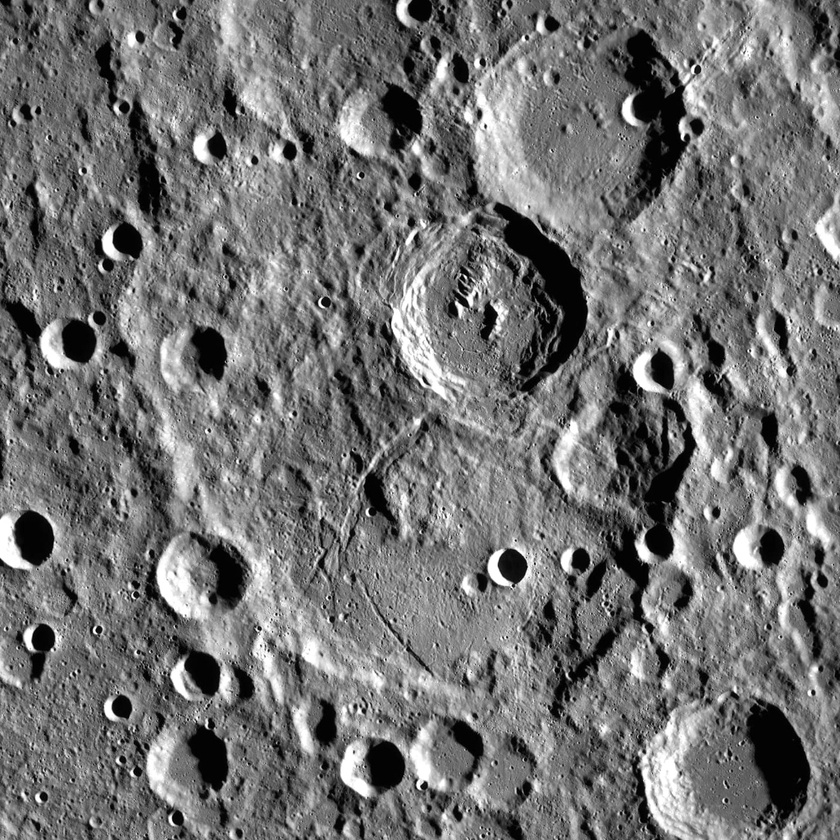
#> input picture data/sample_images/img1_highlands.jpg, 840 x 840 px, shrunk from 1024 x 1024 before the run
$ python bootstrap_dataset.py
#> lines starting #> are read from the running program, lines starting #| are printed output that depends on the picture
### env_config.py
#!/usr/bin/env python3
"""
env_config.py
=============
Central Environment Setup Module for Lunar Crater Detection.

Forces all PyTorch, Ultralytics YOLO, HuggingFace, torchvision, and system temp
files, weights, and caches to strictly reside on D: drive inside this repository.
"""

import os
import sys
from pathlib import Path

# Constrain OpenBLAS/OMP memory allocation to single-thread pools to prevent Windows memory exhaustion
os.environ["OPENBLAS_NUM_THREADS"] = "1"
os.environ["OMP_NUM_THREADS"] = "1"
os.environ["MKL_NUM_THREADS"] = "1"
os.environ["OPENCV_FOR_THREADS_NUM"] = "1"

# Add PyTorch CUDA DLL directory to DLL search path
torch_lib_path = Path(sys.prefix) / "Lib" / "site-packages" / "torch" / "lib"
if torch_lib_path.exists():
    try:
        os.add_dll_directory(str(torch_lib_path))
        os.environ["PATH"] = str(torch_lib_path) + os.pathsep + os.environ.get("PATH", "")
    except Exception:
        pass

try:
    import cv2
    cv2.setNumThreads(1)
except Exception:
    pass

# Repository root directory on D: drive
REPO_ROOT = Path(__file__).resolve().parent

# Define D: drive directory locations
CACHE_DIR = REPO_ROOT / ".cache"
CONFIG_DIR = REPO_ROOT / ".config"
TMP_DIR = REPO_ROOT / ".tmp"
DOWNLOADS_DIR = REPO_ROOT / "downloads"
DATASET_DIR = REPO_ROOT / "dataset"
WEIGHTS_DIR = REPO_ROOT / "weights"
MODELS_DIR = REPO_ROOT / "models"
RUNS_DIR = REPO_ROOT / "runs"
SAMPLE_IMAGES_DIR = REPO_ROOT / "data" / "sample_images"

# Ensure all directories exist on D: drive
for d in [
    CACHE_DIR,
    CONFIG_DIR,
    CONFIG_DIR / "ultralytics",
    CACHE_DIR / "torch",
    CACHE_DIR / "huggingface",
    TMP_DIR,
    DOWNLOADS_DIR,
    DATASET_DIR,
    WEIGHTS_DIR,
    MODELS_DIR,
    RUNS_DIR,
    SAMPLE_IMAGES_DIR,
]:
    d.mkdir(parents=True, exist_ok=True)

# Constrain OpenBLAS/OMP memory allocation to single-thread pools to prevent Windows memory exhaustion
os.environ["OPENBLAS_NUM_THREADS"] = "1"
os.environ["OMP_NUM_THREADS"] = "1"
os.environ["MKL_NUM_THREADS"] = "1"

# Set environment variables BEFORE importing torch / ultralytics
os.environ["ULTRALYTICS_CONFIG_DIR"] = str((CONFIG_DIR / "ultralytics").resolve())
os.environ["YOLO_CONFIG_DIR"] = str((CONFIG_DIR / "ultralytics").resolve())
os.environ["TORCH_HOME"] = str((CACHE_DIR / "torch").resolve())
os.environ["HF_HOME"] = str((CACHE_DIR / "huggingface").resolve())
os.environ["TMPDIR"] = str(TMP_DIR.resolve())
os.environ["TEMP"] = str(TMP_DIR.resolve())
os.environ["TMP"] = str(TMP_DIR.resolve())

# Try to configure Ultralytics settings if installed
try:
    from ultralytics import settings
    settings.update({
        "datasets_dir": str(DATASET_DIR.resolve()).replace("\\", "/"),
        "weights_dir": str(WEIGHTS_DIR.resolve()).replace("\\", "/"),
        "runs_dir": str(RUNS_DIR.resolve()).replace("\\", "/"),
    })
#> (this line was passed over: ultralytics is not available in this run)
except Exception:
    pass

print(f"[ENV OK] All caches, downloads & temp paths redirected to D: drive workspace ({REPO_ROOT})")

### bootstrap_dataset.py
import cv2
import numpy as np
import os
import yaml
from pathlib import Path
import env_config

def detect_perfect_craters_algorithmic(img_path):
    """Uses classical computer vision to detect perfect circles (craters) on real lunar terrain."""
    if "ch2_iir" in img_path.name.lower():
        print(f"[WARN] Skipping unsupported IIRS instrument file '{img_path.name}' (IIRS hyperspectral data is unsuitable for crater bounding box detection).")
        return None, []
    img = cv2.imread(str(img_path))
    gray = cv2.cvtColor(img, cv2.COLOR_BGR2GRAY)

    # Enhance contrast (CLAHE) for better rim detection
    clahe = cv2.createCLAHE(clipLimit=2.0, tileGridSize=(8,8))
    enhanced = clahe.apply(gray)

    # Bilateral filter to preserve edges but remove noise
    blur = cv2.bilateralFilter(enhanced, 9, 75, 75)

    # Detect circles using Hough Transform (highly accurate for perfect craters)
    circles = cv2.HoughCircles(
        blur, cv2.HOUGH_GRADIENT, dp=1.2, minDist=30,
        param1=50, param2=30, minRadius=10, maxRadius=100
    )

    bboxes = []
    if circles is not None:
        circles = np.round(circles[0, :]).astype("int")
        for (x, y, r) in circles:
            # Ensure crater is fully within image bounds
            if x - r > 0 and y - r > 0 and x + r < img.shape[1] and y + r < img.shape[0]:
                bboxes.append([x - r, y - r, x + r, y + r])

    return img, bboxes

def create_yolo_tiles(img, bboxes, tile_size, output_dir, prefix, split):
    img_h, img_w = img.shape[:2]
    img_out_dir = output_dir / "images" / split
    lbl_out_dir = output_dir / "labels" / split

    img_out_dir.mkdir(parents=True, exist_ok=True)
    lbl_out_dir.mkdir(parents=True, exist_ok=True)

    tile_id = 0
    stride = tile_size // 2 # 50% overlap for dense training

    for y_start in range(0, img_h - tile_size + 1, stride):
        for x_start in range(0, img_w - tile_size + 1, stride):
            x_end = x_start + tile_size
            y_end = y_start + tile_size

            tile_img = img[y_start:y_end, x_start:x_end]
            tile_labels = []

            # Find bboxes fully inside this tile
            for (bx1, by1, bx2, by2) in bboxes:
                # Check intersection
                ix1 = max(x_start, bx1)
                iy1 = max(y_start, by1)
                ix2 = min(x_end, bx2)
                iy2 = min(y_end, by2)

                if ix1 < ix2 and iy1 < iy2:
                    # Keep only if mostly inside the tile (to avoid cut-off craters)
                    orig_area = (bx2 - bx1) * (by2 - by1)
                    inter_area = (ix2 - ix1) * (iy2 - iy1)
                    if inter_area / orig_area > 0.8:
                        # Normalize coordinates for YOLO
                        n_cx = ((ix1 + ix2) / 2.0 - x_start) / tile_size
                        n_cy = ((iy1 + iy2) / 2.0 - y_start) / tile_size
                        n_w = (ix2 - ix1) / tile_size
                        n_h = (iy2 - iy1) / tile_size

                        # Clip to 0-1
                        n_cx = max(0.0, min(1.0, n_cx))
                        n_cy = max(0.0, min(1.0, n_cy))
                        n_w = max(0.0, min(1.0, n_w))
                        n_h = max(0.0, min(1.0, n_h))

                        tile_labels.append(f"0 {n_cx:.6f} {n_cy:.6f} {n_w:.6f} {n_h:.6f}")

            import random
            if len(tile_labels) == 0 and random.random() > 0.05:
                continue  # Retain ~5% negative (crater-free) tiles to train background rejection

            img_name = f"{prefix}_tile_{tile_id:04d}.jpg"
            lbl_name = f"{prefix}_tile_{tile_id:04d}.txt"

            cv2.imwrite(str(img_out_dir / img_name), tile_img)
            with open(lbl_out_dir / lbl_name, "w") as f:
                f.write("\n".join(tile_labels))

            tile_id += 1

    print(f"[INFO] Generated {tile_id} tiles containing verified craters from {prefix}.")
    return tile_id

def main():
    print("=================================================================")
    print("REAL-WORLD DATASET BOOTSTRAPPER (AUTO-ANNOTATION)")
    print("=================================================================")

    # Input real images from user (stored on D drive)
    sample_dir = env_config.SAMPLE_IMAGES_DIR
    img1_path = sample_dir / "img1_highlands.jpg"
    img2_path = sample_dir / "img2_copernicus.png"

    out_dir = env_config.REPO_ROOT / "real_dataset"
    out_dir.mkdir(parents=True, exist_ok=True)

    total_tiles = 0

    # Process Image 1 (Train)
    if img1_path.exists():
        print(f"[INFO] Processing Image 1 (Highlands) for Training Data...")
        img1, bboxes1 = detect_perfect_craters_algorithmic(img1_path)
#> in detect_perfect_craters_algorithmic, img is the input picture: shape (840, 840, 3); min 0, max 255, mean 114
#> in detect_perfect_craters_algorithmic, `blur = cv2.bilateralFilter(enhanced, 9, 75, 75)`:
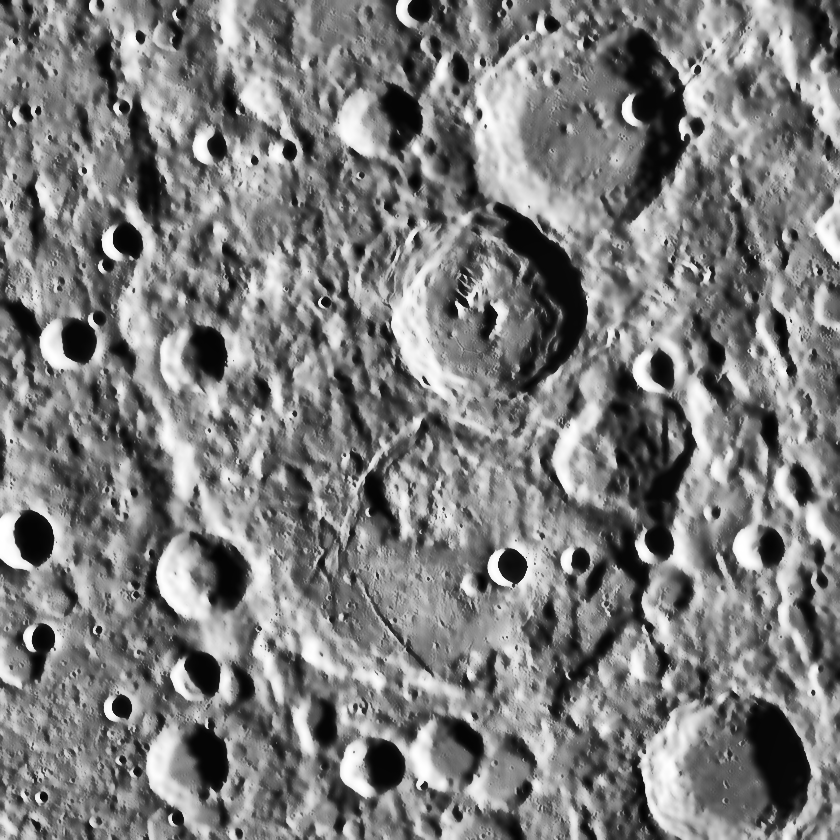
#> blur: shape (840, 840); min 3, max 255, mean 124.3
#> in detect_perfect_craters_algorithmic, `circles = cv2.HoughCircles( blur, cv2.HOUGH_GRADIENT, dp=1.2, minDist=..`: circles = 571 rows, first 8: [155.4, 737.4, 99.28], [378.6, 473.4, 99.28], [372.6, 503.4, 99.28], [515.4, 583.8, 99.28], [148.2, 179.4, 99.28], [412.2, 492.6, 97.96], [400.2, 418.2, 99.28], [433.8, 519, 99.28]
#> in detect_perfect_craters_algorithmic, `circles = np.round(circles[0, :]).astype("int")`: circles = 571 rows, first 8: [155, 737, 99], [379, 473, 99], [373, 503, 99], [515, 584, 99], [148, 179, 99], [412, 493, 98], [400, 418, 99], [434, 519, 99]
#> the loop in detect_perfect_craters_algorithmic, `for (x, y, r) in circles:` made 571 passes
#> after the loop in detect_perfect_craters_algorithmic, `for (x, y, r) in circles:`: bboxes = 464 items, first 6: [56, 638, 254, 836], [280, 374, 478, 572], [274, 404, 472, 602], [416, 485, 614, 683], [49, 80, 247, 278], [314, 395, 510, 591]
        print(f"[SUCCESS] Algorithmic Auto-Annotation detected {len(bboxes1)} perfect craters in Image 1.")
        # We slice into 128x128 tiles due to the density
        total_tiles += create_yolo_tiles(img1, bboxes1, tile_size=128, output_dir=out_dir, prefix="img1_train", split="train")

    # Process Image 2 (Train + Val)
    if img2_path.exists():
        print(f"[INFO] Processing Image 2 (Copernicus) for Training/Validation Data...")
        img2, bboxes2 = detect_perfect_craters_algorithmic(img2_path)
        print(f"[SUCCESS] Algorithmic Auto-Annotation detected {len(bboxes2)} perfect craters in Image 2.")

        # Process Image 2
        total_tiles += create_yolo_tiles(img2, bboxes2, tile_size=128, output_dir=out_dir, prefix="img2_train", split="train")

    # Split 20% of generated train tiles into val split for validation
    train_imgs = list((out_dir / "images" / "train").glob("*.jpg"))
    import random
    random.seed(42)
    random.shuffle(train_imgs)
    num_val = max(1, int(len(train_imgs) * 0.2))
    val_imgs = train_imgs[:num_val]

    val_img_dir = out_dir / "images" / "val"
    val_lbl_dir = out_dir / "labels" / "val"
    val_img_dir.mkdir(parents=True, exist_ok=True)
    val_lbl_dir.mkdir(parents=True, exist_ok=True)

    for img_p in val_imgs:
        lbl_p = out_dir / "labels" / "train" / f"{img_p.stem}.txt"
        img_p.rename(val_img_dir / img_p.name)
        if lbl_p.exists():
            lbl_p.rename(val_lbl_dir / lbl_p.name)

    print(f"[INFO] Allocated {len(train_imgs) - num_val} tiles to train, {num_val} tiles to val split.")

    # Generate data.yaml
    yaml_data = {
        'path': str(out_dir),
        'train': 'images/train',
        'val': 'images/val',
        'names': {0: 'crater'}
    }

    yaml_path = out_dir / "real_data.yaml"
    with open(yaml_path, "w") as f:
        yaml.dump(yaml_data, f, default_flow_style=False)

    print(f"\n[SUCCESS] Bootstrapped Dataset Complete!")
    print(f"          Total Tiles Generated: {total_tiles}")
    print(f"          Configuration Saved: {yaml_path}")

if __name__ == "__main__":
    main()
#> in main, `img1, bboxes1 = detect_perfect_craters_algorithmic(img1_path)`: bboxes1 has the same summary as bboxes in detect_perfect_craters_algorithmic
#| [SUCCESS] Algorithmic Auto-Annotation detected 464 perfect craters in Image 1.
#> the loop in create_yolo_tiles, `for y_start in range(0, img_h - tile_size + 1, stride):` made 12 passes
#> pass 1, in create_yolo_tiles, `cv2.imwrite(str(img_out_dir / img_name), tile_img)`:
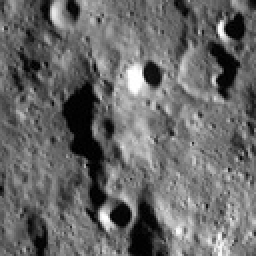
#> saved as img1_train_tile_0001.jpg: shape (128, 128, 3) (shown 2 times larger); min 0, max 255, mean 104.6
#> pass 1, in create_yolo_tiles, `cv2.imwrite(str(img_out_dir / img_name), tile_img)`:
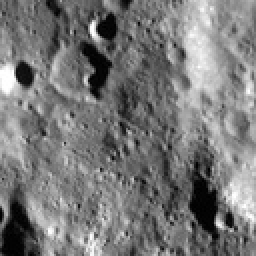
#> saved as img1_train_tile_0002.jpg: shape (128, 128, 3) (shown 2 times larger); min 0, max 255, mean 120
#> pass 1, in create_yolo_tiles, `cv2.imwrite(str(img_out_dir / img_name), tile_img)`:
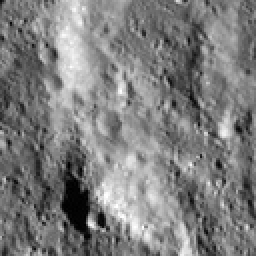
#> saved as img1_train_tile_0003.jpg: shape (128, 128, 3) (shown 2 times larger); min 0, max 255, mean 125.6
#> after the loop in create_yolo_tiles, `for y_start in range(0, img_h - tile_size + 1, stride):`: tile_id = 127
#| [INFO] Generated 127 tiles containing verified craters from img1_train.
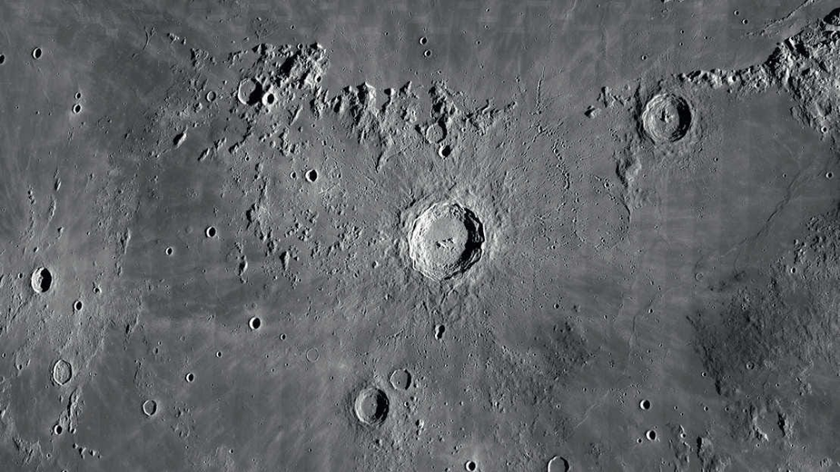
#> input picture data/sample_images/img2_copernicus.png, 840 x 472 px, shrunk from 1024 x 575 before the run
#> in detect_perfect_craters_algorithmic, img is the input picture: shape (472, 840, 3); mean B, G, R 102.6, 99.5, 96.3
#> in detect_perfect_craters_algorithmic (call 2), `blur = cv2.bilateralFilter(enhanced, 9, 75, 75)`:
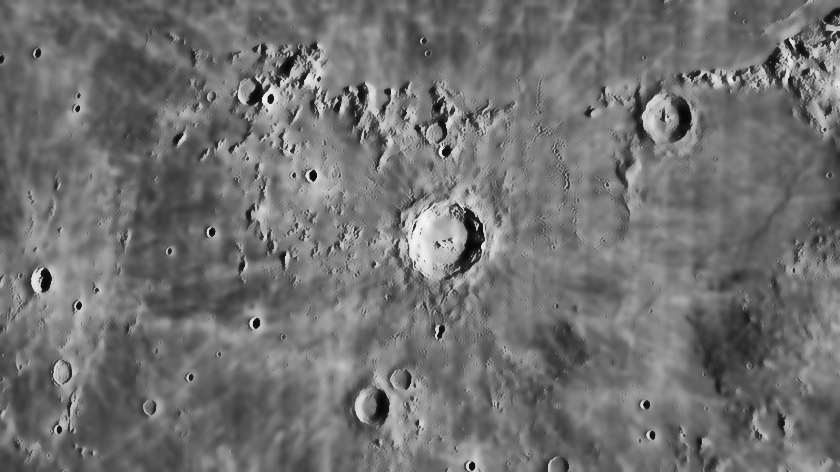
#> blur: shape (472, 840); min 5, max 245, mean 112.5
#> in detect_perfect_craters_algorithmic (call 2), `circles = cv2.HoughCircles( blur, cv2.HOUGH_GRADIENT, dp=1.2, minDist=..`: circles = 297 rows, first 8: [401.4, 217.8, 99.28], [535.8, 259.8, 99.28], [738.6, 181.8, 99.28], [421.8, 245.4, 87.4], [540.6, 324.6, 99.28], [462.6, 231, 83.44], [201, 227.4, 94], [527.4, 289.8, 92.68]
#> in detect_perfect_craters_algorithmic (call 2), `circles = np.round(circles[0, :]).astype("int")`: circles = 297 rows, first 8: [401, 218, 99], [536, 260, 99], [739, 182, 99], [422, 245, 87], [541, 325, 99], [463, 231, 83], [201, 227, 94], [527, 290, 93]
#> the loop in detect_perfect_craters_algorithmic (call 2), `for (x, y, r) in circles:` made 297 passes
#> after the loop in detect_perfect_craters_algorithmic (call 2), `for (x, y, r) in circles:`: bboxes = 209 items, first 6: [302, 119, 500, 317], [437, 161, 635, 359], [640, 83, 838, 281], [335, 158, 509, 332], [442, 226, 640, 424], [380, 148, 546, 314]
#> in main, `img2, bboxes2 = detect_perfect_craters_algorithmic(img2_path)`: bboxes2 has the same summary as bboxes in detect_perfect_craters_algorithmic
#| [SUCCESS] Algorithmic Auto-Annotation detected 209 perfect craters in Image 2.
#> the loop in create_yolo_tiles (call 2), `for y_start in range(0, img_h - tile_size + 1, stride):` made 6 passes
#> pass 1, in create_yolo_tiles (call 2), `cv2.imwrite(str(img_out_dir / img_name), tile_img)`:
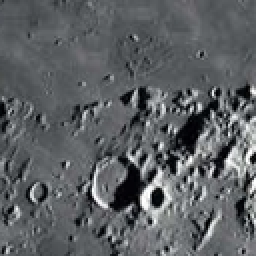
#> saved as img2_train_tile_0003.jpg: shape (128, 128, 3) (shown 2 times larger); mean B, G, R 99.5, 96.5, 93.1
#> after the loop in create_yolo_tiles (call 2), `for y_start in range(0, img_h - tile_size + 1, stride):`: tile_id = 63
#| [INFO] Generated 63 tiles containing verified craters from img2_train.
#> in main, `total_tiles += create_yolo_tiles(img2, bboxes2, tile_size=128, output_..`: total_tiles = 190
#|           Total Tiles Generated: 190
